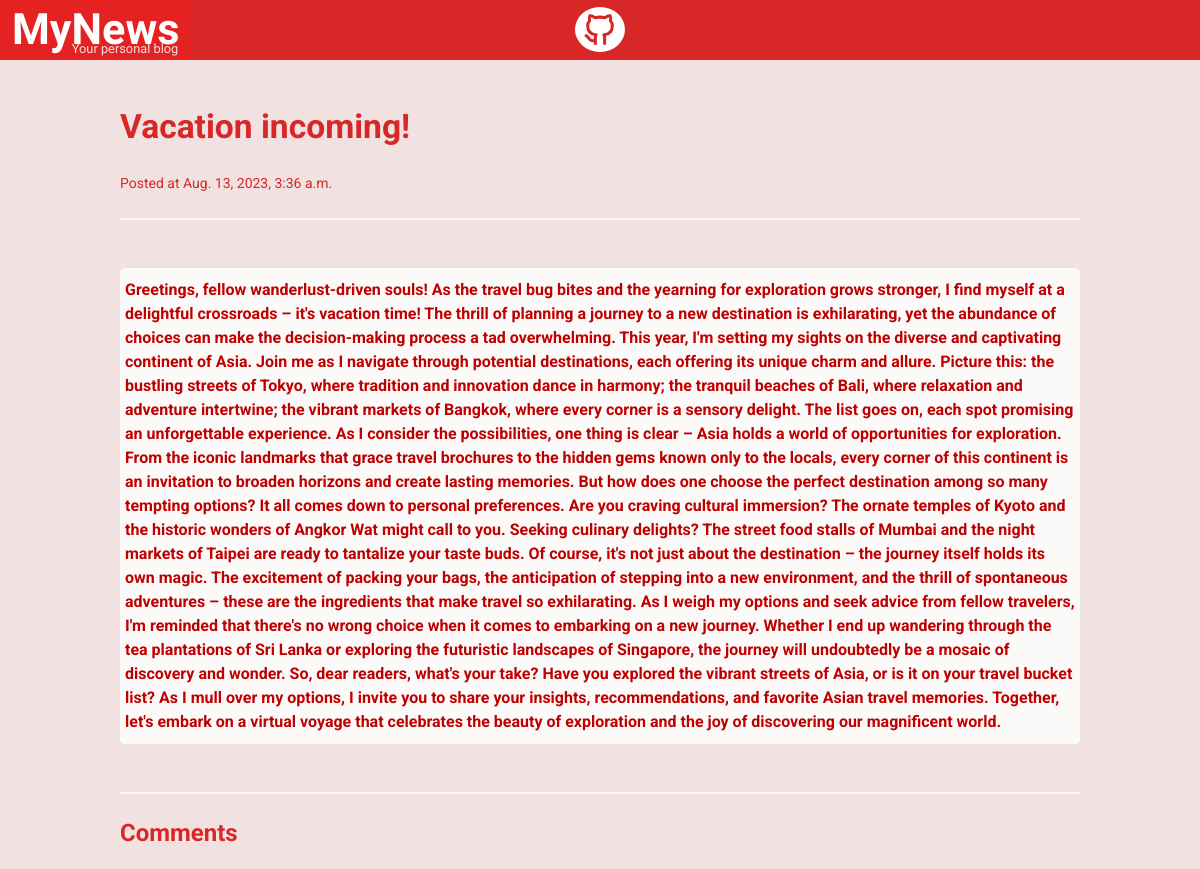
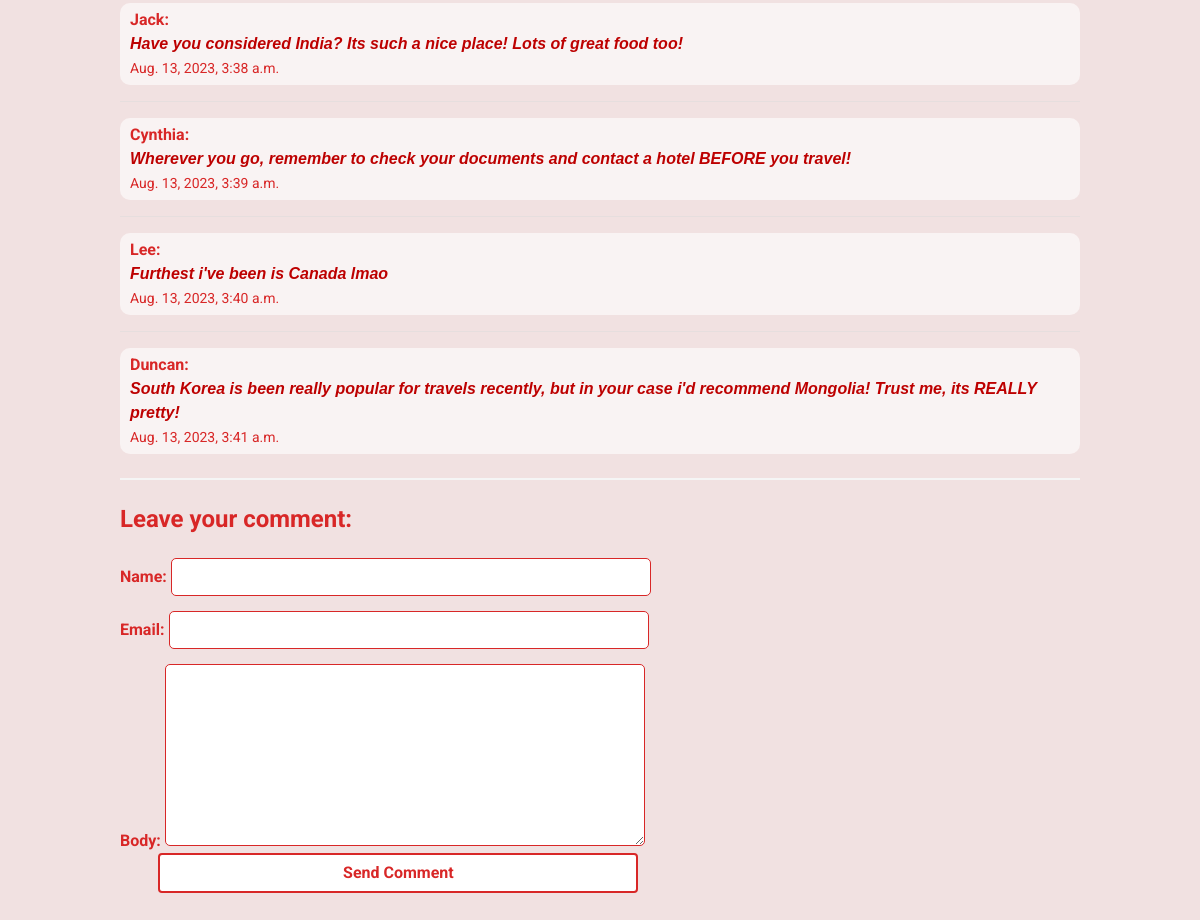
/post6/, run on the app's committed database (2 pictures, top to bottom).
### blog/models.py (models this page shows)
class Post(models.Model):
    title = models.CharField(max_length=155)
    slug = models.SlugField()
    intro = models.TextField()
    body = models.TextField()
    image = models.ImageField(upload_to='post_images', default='default-image.png')
    date_added = models.DateTimeField(auto_now_add=True)
    class Meta:
        ordering = ['-date_added']

class Comment(models.Model):
    post = models.ForeignKey(Post, related_name='comments', on_delete=models.CASCADE)
    name = models.CharField(max_length=50)
    email = models.EmailField()
    body = models.TextField()
    date_added = models.DateTimeField(auto_now_add=True)
    class Meta:
        ordering = ['date_added']

### blog/views.py (the view)
# urls.py: path('<slug:slug>/', post_detail, name='post_detail'),
def post_detail(request, slug):
    post = Post.objects.get(slug=slug)
    if request.method == 'POST':
        form = CommentForm(request.POST)
        if form.is_valid():
            comment = form.save(commit=False)
            comment.post = post
            comment.save()
            return redirect('post_detail', slug=post.slug)
    else:
        form = CommentForm()
    return render(request, 'blog/post_detail.html', {'post': post, 'form': form})

### blog/forms.py
class CommentForm(forms.ModelForm):
    class Meta:
        model = Comment
        fields = ['name', 'email','body']

### blog/templates/blog/post_detail.html (shortened to what this page needs)
{% extends 'blog/base.html' %}
{% block content %}
    <h1 class="title text red">{{ post.title }}</h1>
    <small class="date red text">Posted at {{ post.date_added }}</small>
    <hr>
    <div class="body-div">
        <br><p class="p-body dark-red text">{{ post.body }}</p><br>
    </div>
    <hr>
    <h2 class="subtitle red text">Comments</h2>
    {% for comment in post.comments.all %}
        <article class="media">
            <div class="media-content">
                <div class="content">
                    <p class="comment">
                        <strong class="comment-name red text">{{ comment.name }}:</strong>
                        <br>
                        {{ comment.body }}
                        <br> <small class="date text red">{{ comment.date_added }}</small>
                    </p>
                </div>
            </div>
        </article>
    {% empty %}
        <div class="notification red">There are still no comments.</div>
    {% endfor %}
    <hr>
    <h2 class="subtitle red text">Leave your comment:</h2>
    <form method="post" action=".">
        <div class="input-group">
            {{ form.as_p }}
        </div>
        <div class="field">
            <div class="control">
                <button class="button">
                    Send Comment
                </button>
            </div>
        </div>
    </form>
{% endblock %}

### static/css/base.css (style rules this page uses)
:root { --primary-color: rgb(241, 225, 225); --secondary-color: rgb(216, 39, 39); --tertiary-color: rgb(189, 0, 0); }
body { background-color: var(--primary-color); }

### static/css/frontpage.css (style rules this page uses)
.red { color: var(--secondary-color); }
.dark-red { color: var(--tertiary-color); }
.subtitle { font-weight: bold; font-size: 1.5em; }
.date { font-weight: light; }

### static/css/post_detail.css (style rules this page uses)
.text { font-family: 'Roboto', sans-serif !important; font-weight: bold; }
.title { font-size: 2.1em; }
.p-body { background-color: rgba(255, 255, 255,0.8); border-radius: 5px; padding: 10px 5px 10px 5px; }
.comment { background-color: rgba(255, 255, 255,0.6); padding: 5px 10px 5px 10px; border-radius: 10px; color: var(--tertiary-color); font-family:'Gill Sans', 'Gill Sans MT', Calibri, 'Trebuchet MS', sans-serif; font-weight: bold; font-style: italic; }
.comment-name { font-style: normal; }
.date { font-weight: 400; font-style: normal; }
.input-group { display: flex; flex-direction: column; gap: 15px; }
.input-group label { font-weight: bold; font-family: 'Roboto', sans-serif !important; color: var(--secondary-color); }
.input-group input, .input-group textarea { width: 50%; padding: 10px; border: 1px solid var(--secondary-color); border-radius: 5px; box-sizing: border-box; }
.button { display: flex; justify-content: center; border: 2px solid var(--secondary-color); color: var(--secondary-color); font-weight: bold; font-family: 'Roboto', sans-serif !important; width: 50%; margin-left: 4%; }

### data on the page
Post: title "Vacation incoming!", date_added "Aug. 13, 2023, 3:36 a.m.", body "Greetings, fellow wanderlust-driven souls! As the travel bug bites and the yearning for exploration grows stronger, I find myself at a delightful crossroads – it's vacation time! The thrill of planning a journey to a new destination is exhilarating, yet the abundance of choices can make the decision-making process a tad overwhelming. This year, I'm setting my sights on the diverse and captivating continent of Asia. Join me as I navigate through potential destinations, each offering its unique charm and allure. Picture this: the bustling streets of Tokyo, where tradition and innovation dance in harmony; the tranquil beaches of Bali, where relaxation and adventure intertwine; the vibrant…"
Comment: name "Jack", body "Have you considered India? Its such a nice place! Lots of great food too!", date_added "Aug. 13, 2023, 3:38 a.m."
Comment: name "Cynthia", body "Wherever you go, remember to check your documents and contact a hotel BEFORE you travel!", date_added "Aug. 13, 2023, 3:39 a.m."
Comment: name "Lee", body "Furthest i've been is Canada lmao", date_added "Aug. 13, 2023, 3:40 a.m."
Comment: name "Duncan", body "South Korea is been really popular for travels recently, but in your case i'd recommend Mongolia! Trust me, its REALLY pretty!", date_added "Aug. 13, 2023, 3:41 a.m."
